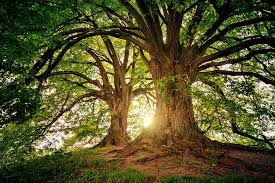
#> input picture arbol.jpg, 275 x 183 px, found by its file name
$ python Mascaras_suavizado_bordes.py
#> lines starting #> are read from the running program, lines starting #| are printed output that depends on the picture
import cv2
import numpy as np
import matplotlib.pyplot as plt

imagen = cv2.imread('.\\arbol.jpg', cv2.IMREAD_GRAYSCALE)
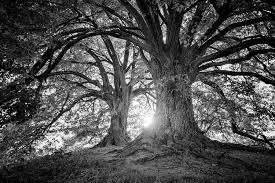
#> imagen: shape (183, 275); min 0, max 255, mean 79.3

suavizado = np.ones((3, 3), np.float32) / 9
print(suavizado)
imagen_suavizada = cv2.filter2D(imagen, -1, suavizado)
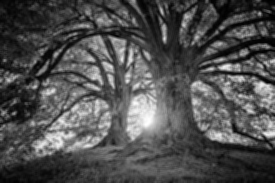
#> imagen_suavizada: shape (183, 275); min 0, max 254, mean 79.3

bordes_sobel = np.array([[-1, 0, 1], [-2, 0, 2], [-1, 0, 1]], np.float32)
imagen_bordes = cv2.filter2D(imagen, -1, bordes_sobel)
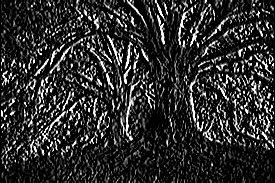
#> imagen_bordes: shape (183, 275); min 0, max 255, mean 45.3

imagenes = [imagen, imagen_suavizada, imagen_bordes]
titulos = ['Original', 'Suavizado', 'Bordes (Sobel)']

for i in range(3):
    plt.subplot(1, 3, i+1)
    plt.imshow(imagenes[i], cmap='gray')
    plt.title(titulos[i])
    plt.xticks([]), plt.yticks([])

plt.show()
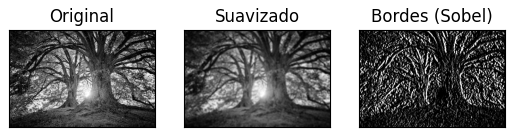
#> figure drawn by matplotlib, 3 panels
